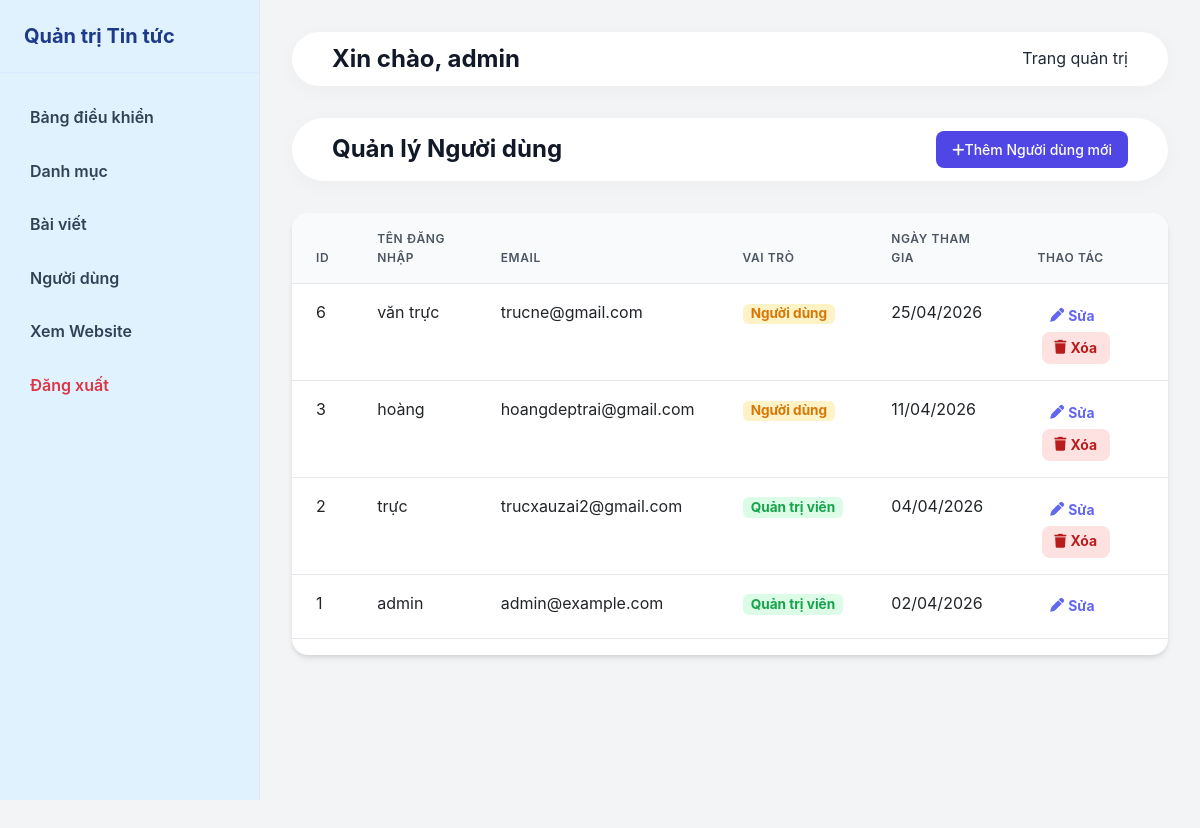
The page /admin/users.php (signed in) on the database its author committed.
### tables this page shows
CREATE TABLE `users` (
  `id` int(11) NOT NULL,
  `username` varchar(50) NOT NULL,
  `password` varchar(255) NOT NULL,
  `email` varchar(100) NOT NULL,
  `role` enum('user','admin') NOT NULL DEFAULT 'user',
  `created_at` timestamp NOT NULL DEFAULT current_timestamp()
);

### app/Controllers/Admin/UserController.php (called while the page is built, shortened)
<?php
class UserController {
    private $userModel;
    private $limit = 10;
    public function __construct() {
        $this->userModel = new UserModel();
    }
    public function index() {
        $action  = $_GET['action'] ?? 'list';
        $page       = max(1, (int)($_GET['page'] ?? 1));
        $start = ($page - 1) * $this->limit;
        $users = $this->userModel->getAllUsers($start, $this->limit);
        require_once __DIR__ . '/../../Views/admin/users/index.php';
    }
}

### admin/users.php (called while the page is built, shortened)
<?php
require_once __DIR__ . '/../app/Core/Database.php';
require_once __DIR__ . '/../app/Models/UserModel.php';
require_once __DIR__ . '/../app/Controllers/Admin/UserController.php';
$controller = new UserController();
$controller->index();

### config/database.php (called while the page is built)
<?php
return [
    'host'    => 'localhost',
    'dbname'  => 'news_db',
    'user'    => 'root',
    'pass'    => '',
    'charset' => 'utf8mb4'
];

### app/Core/Database.php (called while the page is built, shortened)
<?php
class Database {
    private static $instance = null;
    public static function getConnection() {
        if (self::$instance === null) {
            $config = require __DIR__ . '/../../config/database.php';
            $dsn = "mysql:host=" . $config['host'] . ";dbname=" . $config['dbname'] . ";charset=" . $config['charset'];
            $options = [
                PDO::ATTR_ERRMODE            => PDO::ERRMODE_EXCEPTION,
                PDO::ATTR_DEFAULT_FETCH_MODE => PDO::FETCH_ASSOC,
                PDO::ATTR_EMULATE_PREPARES   => false,
            ];
            try {
                self::$instance = new PDO($dsn, $config['user'], $config['pass'], $options);
            } catch (PDOException $e) {
                die("Database Connection Error. Please check your configuration.");
            }
        }
        return self::$instance;
    }
}

### app/Models/UserModel.php (called while the page is built, shortened)
<?php
class UserModel {
    private $pdo;
    public function __construct() {
        $this->pdo = Database::getConnection();
    }
    public function getAllUsers($start, $limit) {
        $stmt = $this->pdo->prepare("SELECT * FROM users ORDER BY created_at DESC LIMIT :start, :limit");
        $stmt->bindValue(':start', (int)$start, PDO::PARAM_INT);
        $stmt->bindValue(':limit', (int)$limit, PDO::PARAM_INT);
        $stmt->execute();
        return $stmt->fetchAll();
    }
}

### app/Views/admin/users/index.php (the view, shortened to what this page needs)
<?php require_once __DIR__ . '/../layouts/header.php'; ?>
<div class="admin-header">
    <h1>Quản lý Người dùng</h1>
    <?php if ($action == 'list'): ?>
        <a href="?action=create" class="btn btn-primary"><i class="fas fa-plus"></i> Thêm Người dùng mới</a>
    <?php else: ?>
        <a href="users.php" class="btn btn-secondary">Quay lại Danh sách</a>
    <?php endif; ?>
</div>
<?php if ($action == 'list'): ?>
    <div class="admin-card table-responsive">
        <table class="table">
            <thead>
                <tr>
                    <th>ID</th>
                    <th>Tên đăng nhập</th>
                    <th>Email</th>
                    <th>Vai trò</th>
                    <th>Ngày tham gia</th>
                    <th>Thao tác</th>
                </tr>
            </thead>
            <tbody>
                <?php foreach ($users as $row): ?>
                <tr>
                    <td><?= $row['id'] ?></td>
                    <td><?= htmlspecialchars($row['username']) ?></td>
                    <td><?= htmlspecialchars($row['email']) ?></td>
                    <td>
                        <span class="badge <?= $row['role'] == 'admin' ? 'badge-success' : 'badge-warning' ?>">
                            <?= $row['role'] == 'admin' ? 'Quản trị viên' : 'Người dùng' ?>
                        </span>
                    </td>
                    <td><?= date('d/m/Y', strtotime($row['created_at'])) ?></td>
                    <td class="action-links">
                        <a href="?action=edit&id=<?= $row['id'] ?>" class="btn-edit"><i class="fas fa-pen me-1"></i>Sửa</a>
                        <?php if ($row['id'] != $_SESSION['user_id']): ?>
                            <a href="?action=delete&id=<?= $row['id'] ?>" class="btn-del ms-1" data-type="người dùng"><i class="fas fa-trash me-1"></i>Xóa</a>
                        <?php endif; ?>
                    </td>
                </tr>
                <?php endforeach; ?>
            </tbody>
        </table>
    </div>
<?php endif; ?>
<?php require_once __DIR__ . '/../layouts/footer.php'; ?>

### assets/css/style.css (style rules this page uses)
:root { --primary-soft: #e0e7ff; --secondary-soft: #fef3c7; --success-soft: #dcfce7; --shadow-premium: 0 10px 15px -3px rgba(0, 0, 0, 0.04), 0 4px 6px -2px rgba(0, 0, 0, 0.02); --primary: #4F46E5; --primary-hover: #4338CA; --secondary: #10B981; --danger: #EF4444; --dark: #111827; --light: #F3F4F6; --white: #FFFFFF; --gray: #6B7280; --text-main: #1F2937; --text-muted: #4B5563; --shadow-sm: 0 1px 2px 0 rgba(0, 0, 0, 0.05); --shadow-md: 0 4px 6px -1px rgba(0, 0, 0, 0.1), 0 2px 4px -1px rgba(0, 0, 0, 0.06); --shadow-lg: 0 10px 15px -3px rgba(0, 0, 0, 0.1), 0 4px 6px -2px rgba(0, 0, 0, 0.05); --transition: all 0.3s cubic-bezier(0.4, 0, 0.2, 1); --radius-sm: 0.375rem; --radius-md: 0.5rem; --radius-lg: 1rem; }
* { margin: 0; padding: 0; box-sizing: border-box; }
body { font-family: -apple-system, BlinkMacSystemFont, "Segoe UI", Roboto, Helvetica, Arial, sans-serif; background-color: var(--light); color: var(--text-main); line-height: 1.6; }
a { color: var(--primary); text-decoration: none; transition: var(--transition); }
h1, h2, h3, h4, h5, h6 { font-weight: 700; line-height: 1.2; margin-bottom: 1rem; color: var(--dark); }
.btn { display: inline-flex; align-items: center; justify-content: center; padding: 0.5rem 1rem; font-weight: 500; border-radius: var(--radius-md); cursor: pointer; transition: var(--transition); border: none; font-size: 0.875rem; }
.btn-primary { background-color: var(--primary); color: var(--white); }

### assets/css/admin.css (style rules this page uses)
.admin-header { display: flex; justify-content: space-between; align-items: center; margin-bottom: 2rem; background: var(--white); padding: 0.8rem 2.5rem; border-radius: 50px; box-shadow: 0 4px 20px rgba(0, 0, 0, 0.03); }
.admin-header h1 { margin: 0; font-size: 1.5rem; }
.admin-card { background: var(--white); border-radius: var(--radius-lg); box-shadow: var(--shadow-md); overflow: hidden; }
.table-responsive { overflow-x: auto; }
.table { width: 100%; border-collapse: collapse; }
.table th, .table td { padding: 1rem 1.5rem; text-align: left; border-bottom: 1px solid #E5E7EB; }
.table th { background-color: #F9FAFB; font-weight: 600; color: var(--text-muted); font-size: 0.75rem; text-transform: uppercase; letter-spacing: 0.05em; }
.btn-edit { display: inline-flex; align-items: center; color: #6366f1; font-weight: 700; font-size: 0.87rem; padding: 0.3rem 0.8rem; border-radius: 8px; text-decoration: none; transition: background 0.15s; }
.btn-del { display: inline-flex; align-items: center; background: #fee2e2; color: #b91c1c; font-weight: 700; font-size: 0.87rem; padding: 0.3rem 0.8rem; border-radius: 8px; text-decoration: none; transition: background 0.15s; }
.badge { display: inline-block; padding: 0.25em 0.6em; font-size: 0.85em; font-weight: 700; line-height: 1; text-align: center; white-space: nowrap; vertical-align: baseline; border-radius: 0.375rem; }
.badge-success { background-color: #dcfce7; color: #16a34a; }
.badge-warning { background-color: #fef3c7; color: #d97706; }

### rows shown on the page
users: id "6", username "văn trực", email "trucne@gmail.com", role "Người dùng", created_at "25/04/2026"
users: id "3", username "hoàng", email "hoangdeptrai@gmail.com", role "Người dùng", created_at "11/04/2026"
users: id "2", username "trực", email "trucxauzai2@gmail.com", role "Quản trị viên", created_at "04/04/2026"
users: id "1", username "admin", email "admin@example.com", role "Quản trị viên", created_at "02/04/2026"

### other values the page prints
$_SESSION['username'] "admin"
